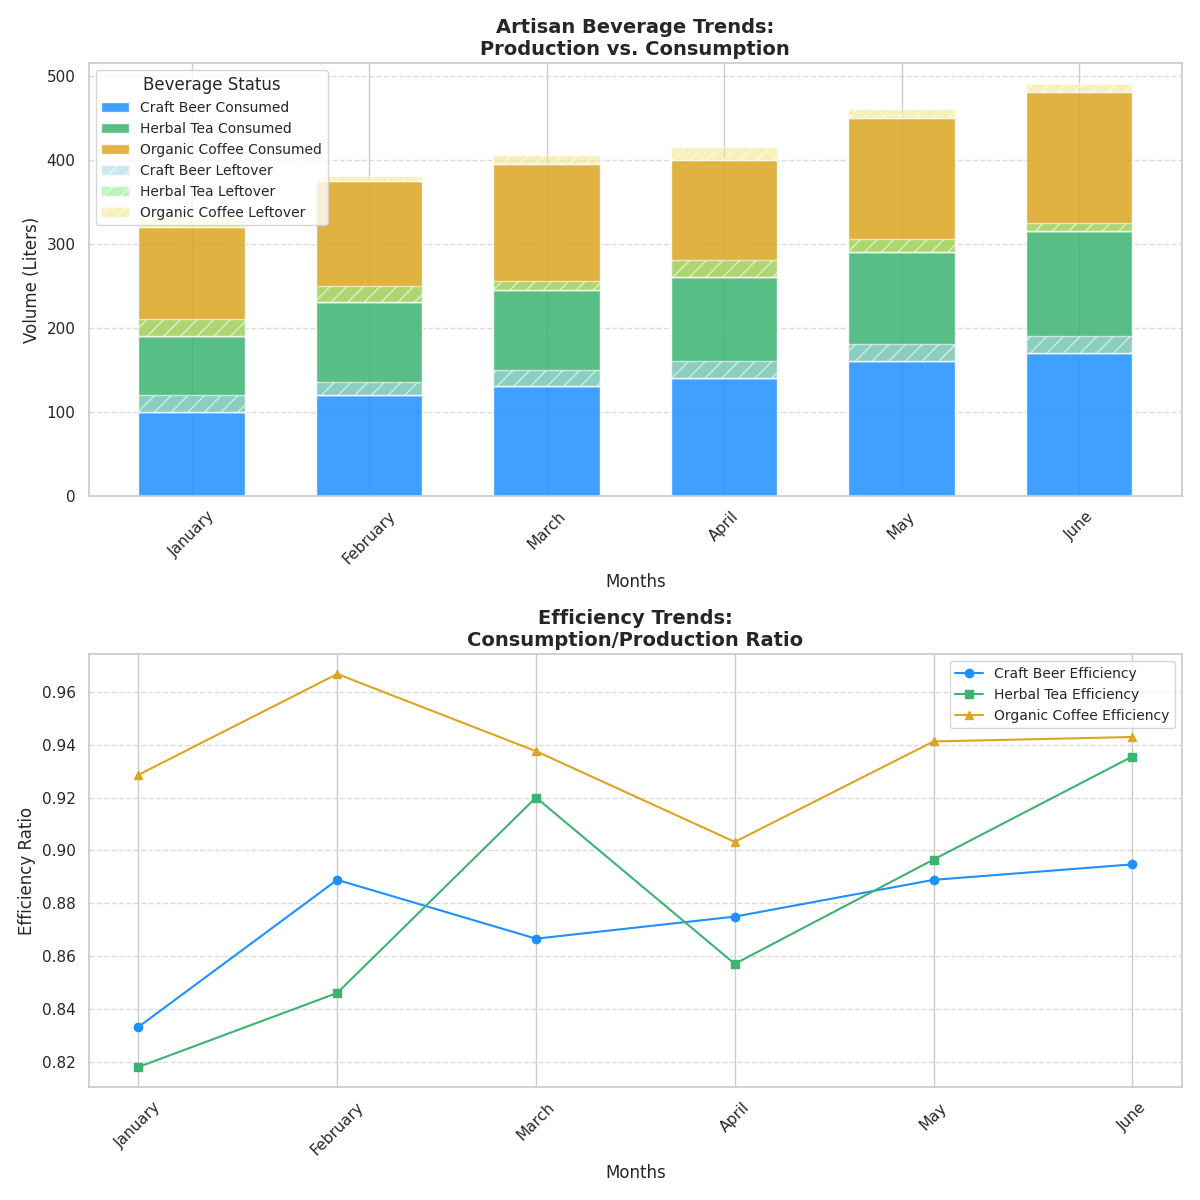

This chart was generated by the following Python code:
import matplotlib.pyplot as plt
import numpy as np

# Define months for the chart
months = ["January", "February", "March", "April", "May", "June"]

# Define production data (in liters)
craft_beer_production = [120, 135, 150, 160, 180, 190]
herbal_tea_production = [110, 130, 125, 140, 145, 155]
organic_coffee_production = [140, 150, 160, 155, 170, 175]

# Define consumption data (in liters)
craft_beer_consumption = [100, 120, 130, 140, 160, 170]
herbal_tea_consumption = [90, 110, 115, 120, 130, 145]
organic_coffee_consumption = [130, 145, 150, 140, 160, 165]

# Compute leftover (production - consumption)
craft_beer_leftover = np.array(craft_beer_production) - np.array(craft_beer_consumption)
herbal_tea_leftover = np.array(herbal_tea_production) - np.array(herbal_tea_consumption)
organic_coffee_leftover = np.array(organic_coffee_production) - np.array(organic_coffee_consumption)

# Compute efficiency (consumption / production)
craft_beer_efficiency = np.array(craft_beer_consumption) / np.array(craft_beer_production)
herbal_tea_efficiency = np.array(herbal_tea_consumption) / np.array(herbal_tea_production)
organic_coffee_efficiency = np.array(organic_coffee_consumption) / np.array(organic_coffee_production)

# Change subplot arrangement to 2 rows and 1 column
fig, (ax1, ax2) = plt.subplots(2, 1, figsize=(12, 12))

# Subplot 1: Stacked bar chart of production vs. consumption
bar_width = 0.6

ax1.bar(months, craft_beer_consumption, bar_width, label='Craft Beer Consumed', color='dodgerblue', alpha=0.85)
ax1.bar(months, herbal_tea_consumption, bar_width, bottom=craft_beer_consumption, label='Herbal Tea Consumed', color='mediumseagreen', alpha=0.85)
ax1.bar(months, organic_coffee_consumption, bar_width, bottom=np.array(craft_beer_consumption) + np.array(herbal_tea_consumption), label='Organic Coffee Consumed', color='goldenrod', alpha=0.85)

ax1.bar(months, craft_beer_leftover, bar_width, bottom=craft_beer_consumption, label='Craft Beer Leftover', color='lightblue', alpha=0.6, hatch='//')
ax1.bar(months, herbal_tea_leftover, bar_width, bottom=np.array(craft_beer_consumption) + np.array(herbal_tea_consumption), label='Herbal Tea Leftover', color='lightgreen', alpha=0.6, hatch='//')
ax1.bar(months, organic_coffee_leftover, bar_width, bottom=np.array(craft_beer_consumption) + np.array(herbal_tea_consumption) + np.array(organic_coffee_consumption), label='Organic Coffee Leftover', color='khaki', alpha=0.6, hatch='//')

# Titles and labels for subplot 1
ax1.set_title("Artisan Beverage Trends:\nProduction vs. Consumption", fontsize=14, fontweight='bold')
ax1.set_xlabel("Months", fontsize=12)
ax1.set_ylabel("Volume (Liters)", fontsize=12)
ax1.grid(axis='y', linestyle='--', alpha=0.7)
ax1.legend(loc='upper left', fontsize=10, title='Beverage Status')
ax1.tick_params(axis='x', rotation=45)

# Subplot 2: Line plot for efficiency
ax2.plot(months, craft_beer_efficiency, marker='o', label='Craft Beer Efficiency', color='dodgerblue')
ax2.plot(months, herbal_tea_efficiency, marker='s', label='Herbal Tea Efficiency', color='mediumseagreen')
ax2.plot(months, organic_coffee_efficiency, marker='^', label='Organic Coffee Efficiency', color='goldenrod')

# Titles and labels for subplot 2
ax2.set_title("Efficiency Trends:\nConsumption/Production Ratio", fontsize=14, fontweight='bold')
ax2.set_xlabel("Months", fontsize=12)
ax2.set_ylabel("Efficiency Ratio", fontsize=12)
ax2.grid(axis='y', linestyle='--', alpha=0.7)
ax2.legend(loc='best', fontsize=10)
ax2.tick_params(axis='x', rotation=45)

# Adjust layout for better visualization
plt.tight_layout()

# Display the plots
plt.show()
